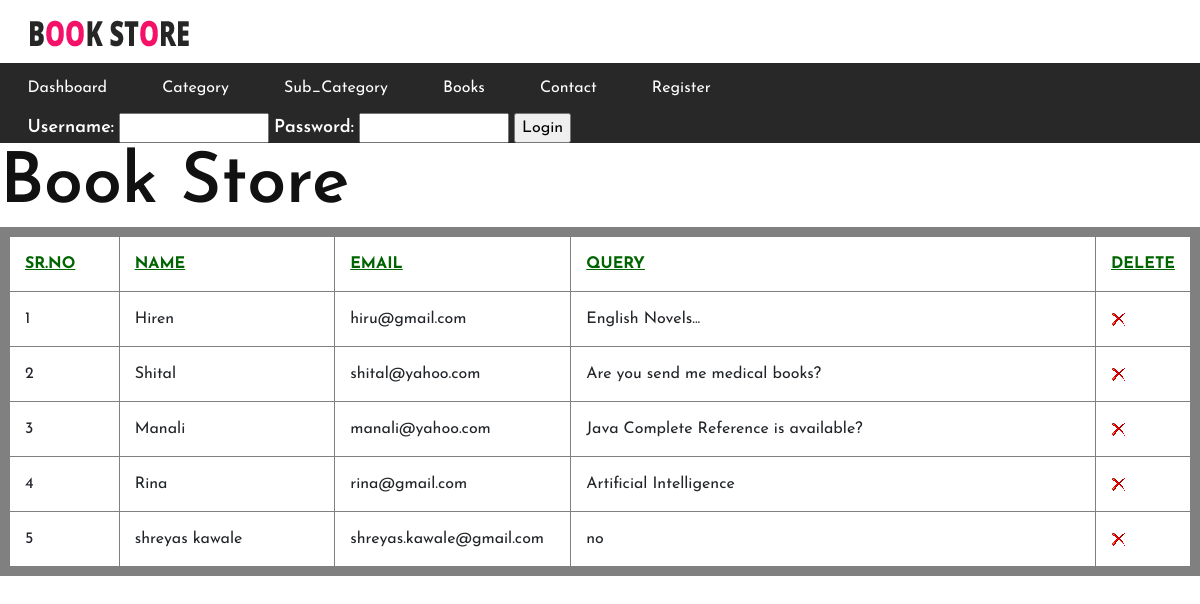
Page /admin/contact.php on the committed database.
### tables this page shows
CREATE TABLE `contact` (
  `con_id` int(4) NOT NULL,
  `con_nm` varchar(25) NOT NULL,
  `con_email` varchar(35) NOT NULL,
  `con_query` longtext NOT NULL
);

### admin/contact.php (the view, shortened to what this page needs)
<?php
require('includes/config.php');
	$q="select * from contact";
	 $res=mysqli_query($conn,$q) or die("Can't Execute Query...");
	?>
<!DOCTYPE html PUBLIC "-//W3C//DTD XHTML 1.0 Strict//EN" "http://www.w3.org/TR/xhtml1/DTD/xhtml1-strict.dtd">
<html xmlns="http://www.w3.org/1999/xhtml">
<head>
		<?php
			include("includes/head.inc.php");
		?>
</head>
<body>
<div id="header">
	<div id="menu">
		<?php
			include("includes/menu.inc.php");
		?>
	</div>
</div>
<div id="logo-wrap">
<div id="logo">
		<?php
			include("includes/logo.inc.php");
		?>
</div>
</div>
<div id="page">
	<div id="content">
		<div class="post">
			<div class="entry">
					<table border='1' WIDTH='100%'>
						<tr>
								<td WIDTH='10%' style="color:darkgreen"><b><u>SR.NO</u></b>
								<TD style="color:darkgreen" WIDTH='20%'><b><u>NAME</u></b>
								<TD style="color:darkgreen" WIDTH='20%'><b><u>EMAIL</u></b>
								<TD style="color:darkgreen" WIDTH='50%'><b><u>QUERY</u></b>
								<TD style="color:darkgreen" WIDTH='25%'><b><u>DELETE</u></b>
						</tr>
						<?php
							$count=1;
							while($row=mysqli_fetch_assoc($res))
							{
							echo '<tr>
										<td>'.$count.'
										<td>'.$row['con_nm'].'
										<td>'.$row['con_email'].'
										<td>'.$row['con_query'].'
										<td><a href="process_del_contact.php?sid='.$row['con_id'].'"><img src="images/drop.png" ></a>
									</tr>';
									$count++;
							}
						?>
					</TABLE>
			</div>
		</div>
	</div>
	<div style="clear: both;">&nbsp;</div>
</div>
</body>
</html>

### css/style.css (style rules this page uses)
html, body { height: 100%; font-family: 'Josefin Sans', sans-serif; -webkit-font-smoothing: antialiased; font-smoothing: antialiased; }
img { max-width: 100%; }

### admin/contact.php (style rules this page uses)
table { padding:5px;border:10px solid gray }
td,th { padding:15px }

### rows in the picture
contact: con_nm "Hiren", con_email "hiru@gmail.com", con_query "English Novels..."
contact: con_nm "Shital", con_email "shital@yahoo.com", con_query "Are you send me medical books?"
contact: con_nm "Manali", con_email "manali@yahoo.com", con_query "Java Complete Reference is available?"
contact: con_nm "Rina", con_email "rina@gmail.com", con_query "Artificial Intelligence"
contact: con_nm "shreyas kawale", con_email "shreyas.kawale@gmail.com", con_query "no"
